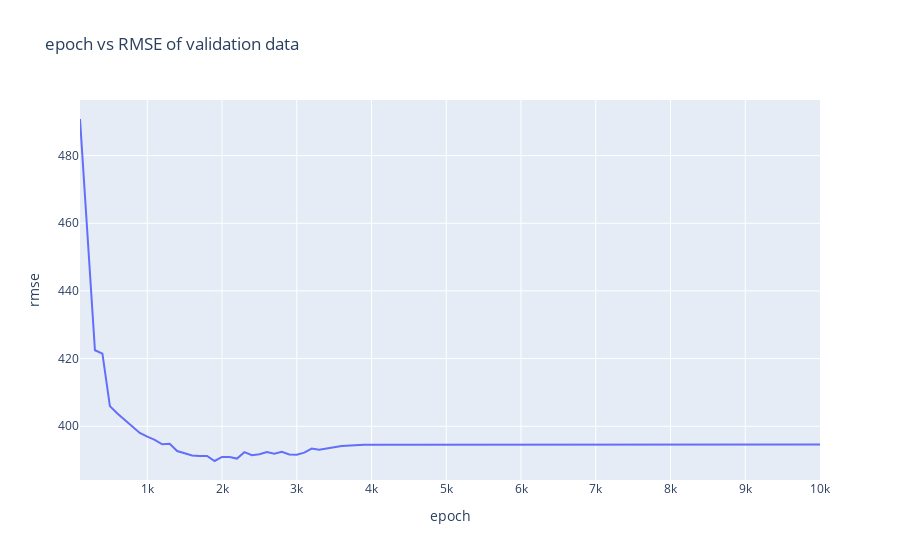

Notebook cell for this chart:
### Code cell
# px.line(loss_rmse_df, x='epoch', y= 'loss', title='Loss vs RMSE')
fig = px.line(loss_rmse_df, x='epoch', y='rmse', title='epoch vs RMSE of validation data')
fig
